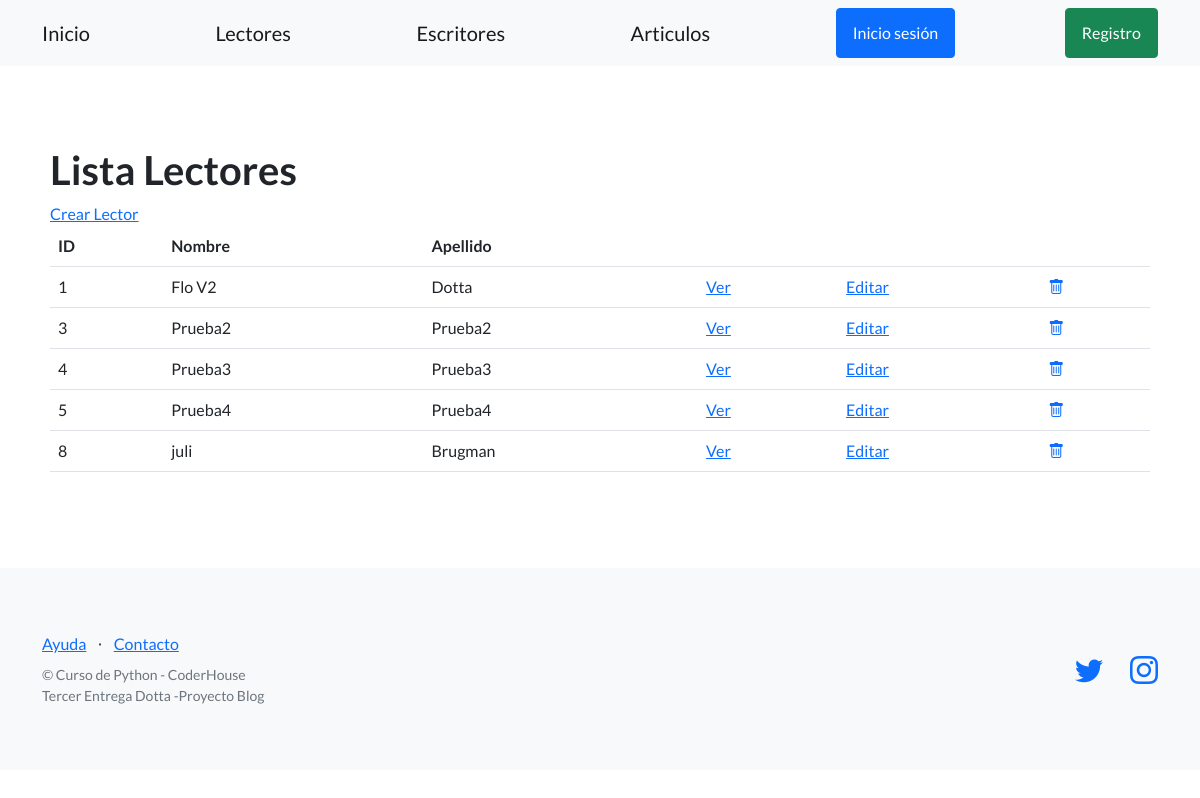
The page /usuarios/lectores/ on the database as committed earlier.
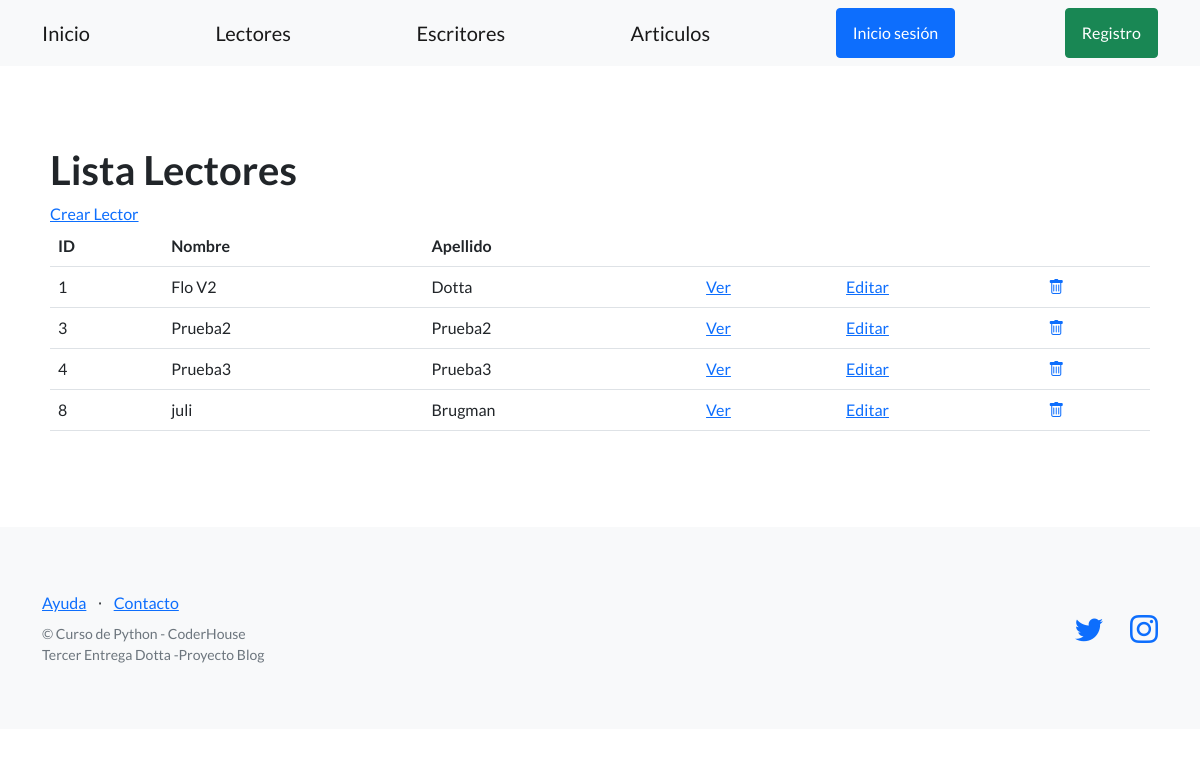
The same page on the database as committed later.
### control_usuarios/models.py (models this page shows, shortened)
class Lector(models.Model):
    apellido = models.CharField(max_length=256)
    nombre = models.CharField(max_length=256)
    email = models.EmailField(blank=True)
    fecha_nacimiento = models.DateField(null=True)

### control_usuarios/views.py (the view)
# urls.py: path("lectores/",LectorListView.as_view(),name="lista_lectores"),
class LectorListView(ListView):
    model = Lector
    template_name = 'control_usuarios/lista_lectores.html' #mismo que le pasaba al render

### control_usuarios/templates/control_usuarios/lista_lectores.html
{% extends "control_usuarios/base.html" %}
{% block contenido %}
<section>
  <div>
    <h1>Lista Lectores</h1>
    <a href="{% url 'crear_lector' %}">Crear Lector</a>
    <table class="table">
      <tbody>
        <tr>
          <th>ID</th>
          <th>Nombre</th>
          <th>Apellido</th>
          <td></td>
          <td></td>
          <td></td>
        </tr>
        {% for lector in object_list %}
        <tr>
          <td>{{ lector.id }}</td>
          <td>{{ lector.nombre }}</td>
          <td>{{ lector.apellido }}</td>
          <td>
            <a href="{% url 'ver_lector' lector.id %}">Ver</a>
          </td>
          <td>
            <a href="{% url 'editar_lector' lector.id %}">Editar</a>
          </td>
          <td>
            <a href="{% url 'eliminar_lector' lector.id %}">
              <i class="bi bi-trash"></i>
            </a>
          </td>
        </tr>
        {% endfor %}
      </tbody>
    </table>
  </div>
</section>
{% endblock contenido %}

Rows that differ between the two databases and show on the page:
removed Lector: id "5", nombre "Prueba4", apellido "Prueba4"
